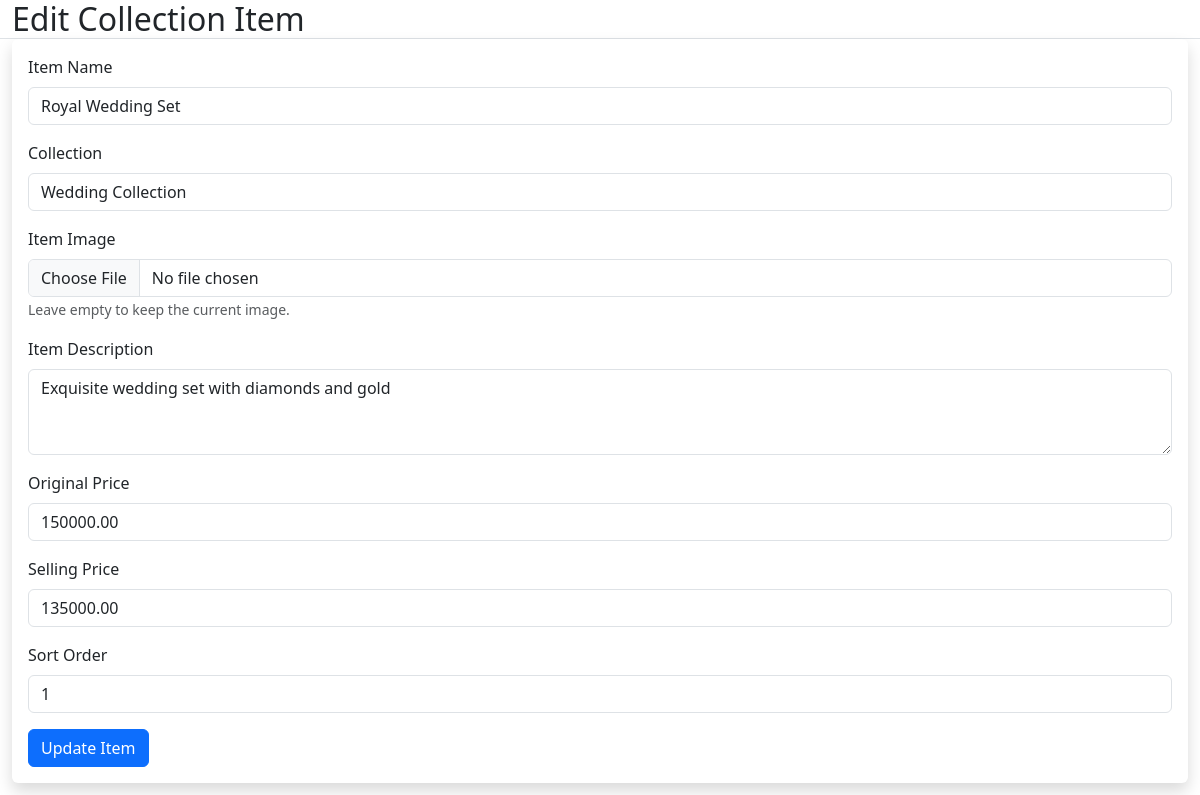
The page /adminFiles/CollectionItems/Edit-CollectionItems.php?id=1 (signed in) on the database its author committed.
### tables this page shows
CREATE TABLE collection_items (
    item_id INT AUTO_INCREMENT PRIMARY KEY,
    collection_id INT NOT NULL,
    item_name VARCHAR(255) NOT NULL,
    item_image_url VARCHAR(255) NOT NULL,
    item_description TEXT,
    original_price DECIMAL(10, 2) NOT NULL,
    selling_price DECIMAL(10, 2) NOT NULL,
    sort_order INT NOT NULL,
    created_at TIMESTAMP DEFAULT CURRENT_TIMESTAMP,
    FOREIGN KEY (collection_id) REFERENCES collections(collection_id)
);

### adminFiles/CollectionItems/Edit-CollectionItems.php (the view, shortened to what this page needs)
<?php
include '../config.php';
$item_id = $_GET['id'];
$sql = "SELECT ci.*, c.collection_name FROM collection_items ci
        JOIN collections c ON ci.collection_id = c.collection_id
        WHERE ci.item_id = ?";
$stmt = $conn->prepare($sql);
$stmt->bind_param("i", $item_id);
$stmt->execute();
$result = $stmt->get_result();
$item = $result->fetch_assoc();
$collections_sql = "SELECT collection_id, collection_name FROM collections ORDER BY collection_name";
$collections_result = $conn->query($collections_sql);
?>
<!doctype html>
<html lang="en">
<head>
    <link href="https://cdn.jsdelivr.net/npm/bootstrap@5.3.3/dist/css/bootstrap.min.css" rel="stylesheet">
    <link rel="stylesheet" href="../style.css">
</head>
<body>
    <div class="d-flex flex-column flex-lg-row h-lg-full bg-surface-secondary">
        <div class="h-screen flex-grow-1 overflow-y-lg-auto">
            <header class="bg-surface-primary border-bottom pt-6">
                <div class="container-fluid">
                    <div class="mb-npx">
                        <div class="row align-items-center">
                            <div class="col-sm-6 col-12 mb-4 mb-sm-0">
                                <h1 class="h2 mb-0 ls-tight">Edit Collection Item</h1>
                            </div>
                        </div>
                    </div>
                </div>
            </header>
            <main class="py-6 bg-surface-secondary">
                <div class="container-fluid">
                    <div class="card shadow border-0 mb-7">
                        <div class="card-body">
                            <form action="" method="POST" enctype="multipart/form-data">
                                <div class="mb-3">
                                    <label for="itemName" class="form-label">Item Name</label>
                                    <input type="text" class="form-control" id="itemName" name="item_name" value="<?php echo htmlspecialchars($item['item_name']); ?>" required>
                                </div>
                                <div class="mb-3">
                                    <label for="collectionId" class="form-label">Collection</label>
                                    <select class="form-control" id="collectionId" name="collection_id" required>
                                        <?php
                                        while ($collection = $collections_result->fetch_assoc()) {
                                            $selected = ($collection['collection_id'] == $item['collection_id']) ? 'selected' : '';
                                            echo "<option value='" . $collection['collection_id'] . "' $selected>" . htmlspecialchars($collection['collection_name']) . "</option>";
                                        }
                                        ?>
                                    </select>
                                </div>
                                <div class="mb-3">
                                    <label for="itemImage" class="form-label">Item Image</label>
                                    <input type="file" class="form-control" id="itemImage" name="item_image" accept="image/*">
                                    <small class="form-text text-muted">Leave empty to keep the current image.</small>
                                </div>
                                <div class="mb-3">
                                    <label for="itemDescription" class="form-label">Item Description</label>
                                    <textarea class="form-control" id="itemDescription" name="item_description" rows="3"><?php echo htmlspecialchars($item['item_description']); ?></textarea>
                                </div>
                                <div class="mb-3">
                                    <label for="originalPrice" class="form-label">Original Price</label>
                                    <input type="number" step="0.01" class="form-control" id="originalPrice" name="original_price" value="<?php echo htmlspecialchars($item['original_price']); ?>" required>
                                </div>
                                <div class="mb-3">
                                    <label for="sellingPrice" class="form-label">Selling Price</label>
                                    <input type="number" step="0.01" class="form-control" id="sellingPrice" name="selling_price" value="<?php echo htmlspecialchars($item['selling_price']); ?>" required>
                                </div>
                                <div class="mb-3">
                                    <label for="sortOrder" class="form-label">Sort Order</label>
                                    <input type="number" class="form-control" id="sortOrder" name="sort_order" value="<?php echo htmlspecialchars($item['sort_order']); ?>" required>
                                </div>
                                <button type="submit" class="btn btn-primary">Update Item</button>
                            </form>
                        </div>
                    </div>
                </div>
            </main>
        </div>
    </div>
</body>
</html>

### rows shown on the page
collection_items: item_name "Royal Wedding Set", item_description "Exquisite wedding set with diamonds and gold", original_price "150000.00", selling_price "135000.00", sort_order "1"

### other values the page prints
form field collection_id "Wedding Collection"
